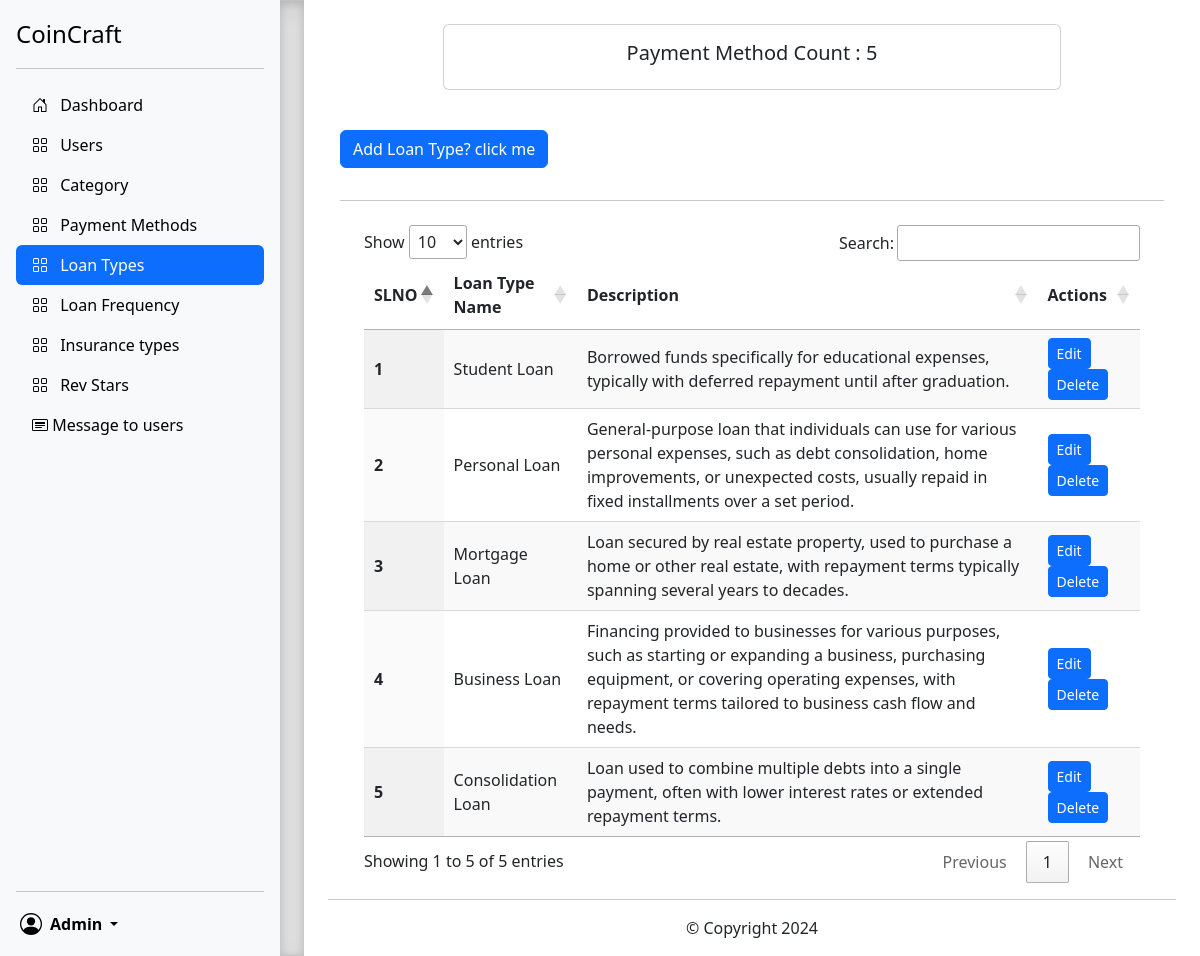
Screenshot of /adminContent/loanType.php (signed in) with the database file from the repository.
### tables this page shows
CREATE TABLE `_loans` (
  `id` int(11) NOT NULL,
  `name` varchar(50) NOT NULL,
  `description` varchar(255) NOT NULL
);

### adminContent/mainContent/loanType.php (the view, shortened to what this page needs)
<div class="container" style="min-height:610px;">
    <div class="container p-4 my-0  ">
        <div class="card text-center w-75 mx-auto">
            <div class="card-body">
                <h5 class="card-title">Payment Method Count :
                    <?php
                $sql = 'SELECT COUNT(*) AS total_loans FROM _loans';
                $result = mysqli_query($conn, $sql);
                while($row = mysqli_fetch_assoc($result)){
                   echo $row['total_loans'];
                }
                ?>
                </h5>
            </div>
        </div>
    </div>
    <div class="container">
        <div class="container my-3">
            <p class="d-inline-flex gap-1">
                <button class="btn btn-primary" type="button" data-bs-toggle="collapse" data-bs-target="#add"
                    aria-expanded="false" aria-controls="collapseExample">
                    Add Loan Type? click me
                </button>
            </p>
        </div>
    </div>
    <div class="container">
        <div class="container">
            <hr class="w-100">
        </div>
    </div>
    <div class="container my-3 px-5 mt-4">
        <table id="example" class="display" style="width:100%">
            <thead>
                <tr>
                    <th>SLNO</th>
                    <th>Loan Type Name</th>
                    <th>Description</th>
                    <th>Actions</th>
                </tr>
            </thead>
            <tbody>
                <?php
                    $sql = "SELECT * FROM `_loans`";
                    $result = mysqli_query($conn, $sql);
                    $sno = 0;
                    while($row = mysqli_fetch_assoc($result)){
                        $sno = $sno + 1;
                        echo "<tr>
                        <th scope='row'>". $sno . "</th>
                        <td>". $row['name'] . "</td>
                        <td>". $row['description'] . "</td>
                        <td><button type='button' class='btn btn-primary btn-sm edit' data-bs-toggle='modal' data-bs-target='#edit' id=".$row['id'].">Edit</button> <button class='delete btn btn-sm btn-primary' id=d".$row['id'].">Delete</button>  </td>
                        </tr>";
                    }
                    ?>
            </tbody>
        </table>
    </div>
</div>
<div class="container px-4">
    <hr>
    <p class="text-center">&copy; Copyright 2024</p>
</div>

### adminContent/sidebars.css (style rules this page uses)
body { min-height: 100vh; min-height: -webkit-fill-available; }
html { height: -webkit-fill-available; }

### rows the page displays
_loans: name "Student Loan", description "Borrowed funds specifically for educational expenses, typically with deferred repayment until after graduation."
_loans: name "Personal Loan", description "General-purpose loan that individuals can use for various personal expenses, such as debt consolidation, home improvements, or unexpected costs, usually repaid in fixed installments over a set period."
_loans: name "Mortgage Loan", description "Loan secured by real estate property, used to purchase a home or other real estate, with repayment terms typically spanning several years to decades."
_loans: name "Business Loan", description "Financing provided to businesses for various purposes, such as starting or expanding a business, purchasing equipment, or covering operating expenses, with repayment terms tailored to business cash flow and needs."
_loans: name "Consolidation Loan", description "Loan used to combine multiple debts into a single payment, often with lower interest rates or extended repayment terms."

### other values shown
$_SESSION['adminname'] "Admin"
$row['total_loans'] "5"
